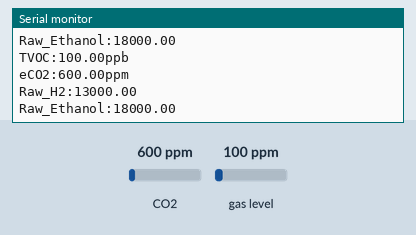
Simulated run of this sketch. Board: ESP32. Parts: the last lines printed to the serial monitor. Inputs (shaded band) come from the test bench; at power-on: CO2 600 ppm, gas level 100 ppm.

Above: at 1.3 s.
1.4 s: CO2 set to 452 ppm
At 1.9 s:
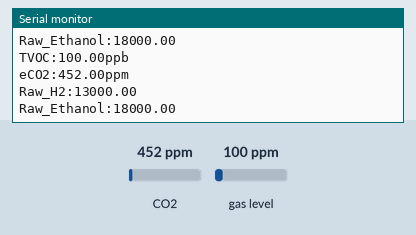
2.9 s: gas level set to 20 ppm
4.4 s: CO2 set to 1050 ppm
At 4.9 s:
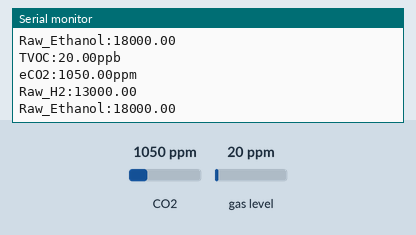
Timing chart, 0 to 7.4 s (numbered marks = the images above; inputs shaded):
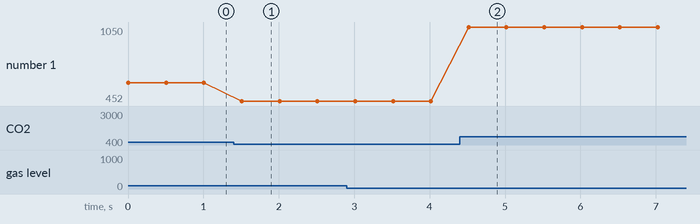

The sketch:

AirTHD_SGP30.ino
```cpp
#include "Wire.h"
#include "Adafruit_SGP30.h"

#define SDA 32
#define SCL 33

Adafruit_SGP30 sgp;

float TVOC;
float eCO2;
float Raw_H2;
float Raw_Ethanol;

void setup() {
  // put your setup code here, to run once:
  Wire.begin(SDA, SCL);
  Serial.begin(115200);

  Serial.println("SGP30 test");
    if (! sgp.begin(&Wire)){
    Serial.println("Sensor not found :(");
    while (1);
  }
  Serial.print("Found SGP30 serial #");
  Serial.print(sgp.serialnumber[0], HEX);
  Serial.print(sgp.serialnumber[1], HEX);
  Serial.println(sgp.serialnumber[2], HEX);


}

void loop() {
  // put your main code here, to run repeatedly:
  if (! sgp.IAQmeasure()) {
    Serial.println("Measurement failed");
    return;
  }
  if (! sgp.IAQmeasureRaw()) {
    Serial.println("Raw Measurement failed");
    return;
  }

  Raw_H2 = sgp.rawH2;
  Raw_Ethanol = sgp.rawEthanol;

  TVOC = sgp.TVOC;    // [ppb]
  eCO2 = sgp.eCO2;    // [ppm]

  Serial.print("TVOC:");
  Serial.print(TVOC);
  Serial.println("ppb");

  Serial.print("eCO2:");
  Serial.print(eCO2);
  Serial.println("ppm");

  Serial.print("Raw_H2:");
  Serial.println(Raw_H2);

  Serial.print("Raw_Ethanol:");
  Serial.println(Raw_Ethanol);

  delay(500);

}
```

Measured:
- after the input at 1.4 s, the serial monitor: prints a new line after 0.11 s (image 1)
- after the input at 4.4 s, the serial monitor: prints a new line after 0.12 s (image 2)
- plotted number 1: 600 → 452 after the input at 1.4 s, 452 → 1050 after the input at 4.4 s
